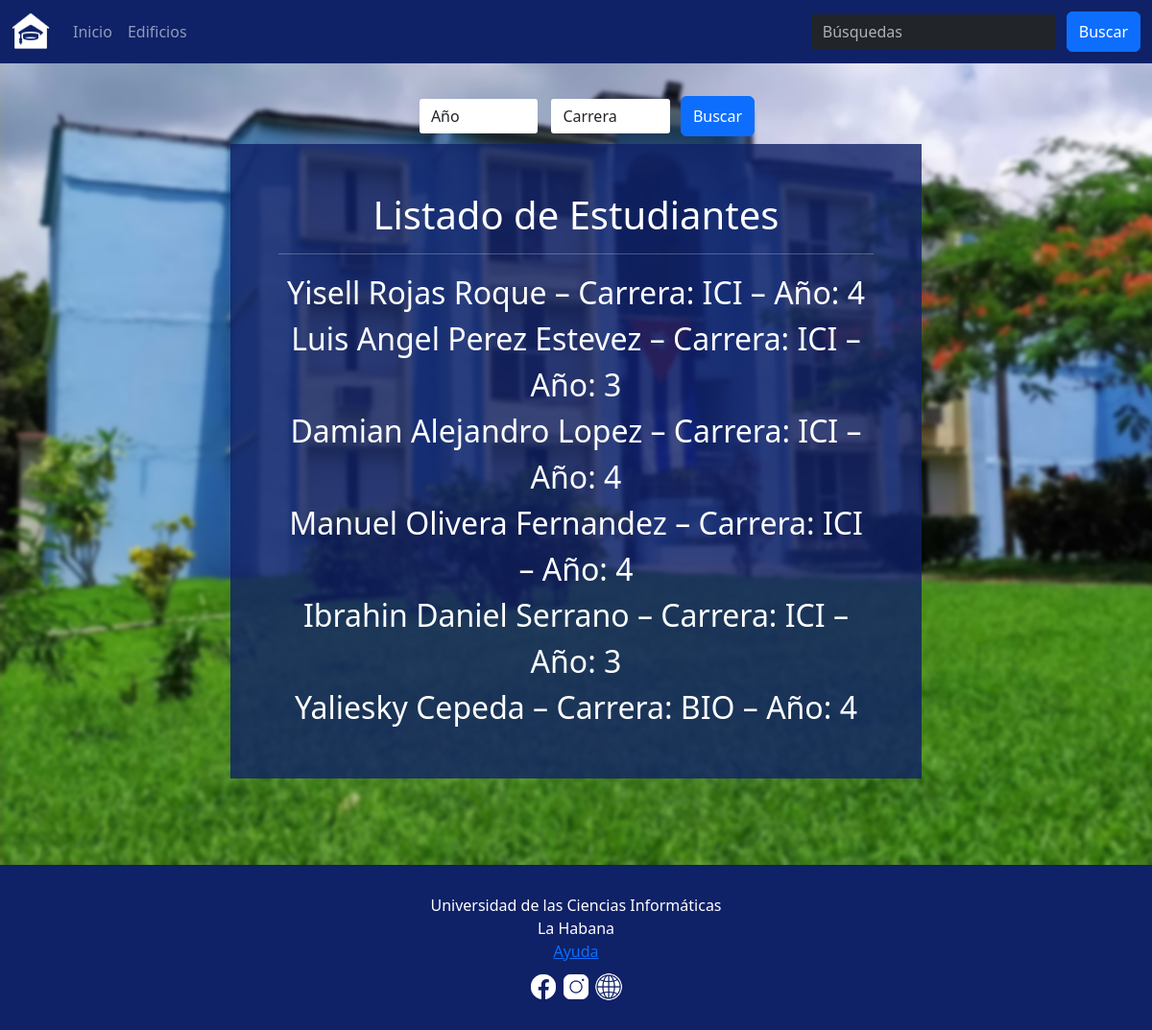
Screenshot of /inicio/listado_estudiantes/ with the database file from the repository.
### Vicedecana/models.py (models this page shows, shortened)
class Estudiantes(models.Model):
    full_name = models.CharField(max_length=255)
    usuario = models.CharField(max_length=255)
    id = models.CharField(max_length=255, primary_key=True)  # Si 'id' es único, está bien como primary_key
    carrera = models.CharField(max_length=255)
    facultad = models.CharField(max_length=255)
    grade = models.IntegerField()
    province = models.CharField(max_length=255)
    municipio = models.CharField(max_length=255)
    apartamento = models.ForeignKey(Apartamento, on_delete=models.SET_NULL, null=True, blank=True)
    class Meta:
        verbose_name = 'Estudiante'
        verbose_name_plural = 'Estudiantes'

### Vicedecana/views.py (the view)
# urls.py: path('listado_estudiantes/', views.listado_estudiantes, name='listado_estudiantes'),
def listado_estudiantes(request):
    estudiantes = Estudiantes.objects.all()
    ano = request.GET.get('ano', '').strip()
    carrera = request.GET.get('carrera', '').strip()
    if ano:
        estudiantes = estudiantes.filter(grade=ano)
    if carrera:
        estudiantes = estudiantes.filter(carrera__icontains=carrera)
    return render(request, "estudiantes.html", {
        'estudiantes': estudiantes,
        'ano': ano,
        'carrera': carrera
    })

### Vicedecana/templates/estudiantes.html (shortened to what this page needs)
{% extends "base.html" %}
{% load static %}
{% block content %}
<div class="buscadores">
    <form class="d-flex" method="get">
        <select name="ano" class="form-control me-2">
            <option value="">Año</option>
        </select>
        <select name="carrera" class="form-control me-2">
            <option value="">Carrera</option>
        </select>
        <button class="btn btn-primary" type="submit">Buscar</button>
    </form>
</div>
<div class="blue special" style="margin: 150px auto 90px;">
    <div id="formulario" class="myForm">
        <h1 class="display-3 encabezados">
            {% if ano or carrera %}
                Resultados{% if ano %} por Año "{{ ano }}"{% endif %}{% if carrera %} en Carrera "{{ carrera }}"{% endif %}
            {% else %}
                Listado de Estudiantes
            {% endif %}
        </h1>
        <hr>
        {% if estudiantes %}
            {% for estudiante in estudiantes %}
                <a class="list-edif" href="{% url 'mostrar_estudiantes' estudiante.id %}">
                    {{ estudiante.full_name }} – Carrera: {{ estudiante.carrera }} – Año: {{ estudiante.grade }}
                </a>
            {% endfor %}
        {% endif %}
    </div>
</div>
{% endblock %}

### static/style.css (style rules this page uses)
body { position: relative; background-image: url(img/residenciaa.jpg); background-size: cover; background-repeat: no-repeat; margin: 0; }
.blue { background-color: #0f2167CC; width: 60%; color: white; padding: 50px 50px; text-align: center; justify-content: center; margin: 15% auto 11%; }
.special { position: relative; min-height: 60vh; }
.buscadores { display: flex; justify-content: center; margin-top: 50px; margin-left: 10px; top: 50px; position: fixed; width: 100%; z-index: 2; }
.encabezados { font-size: 40px; text-align: center; }
.form-control { border: 3px solid transparent; transition: all 500ms !important; }
.blue, .blue2 { overflow: hidden; }
#formulario { animation: precarga 1s forwards; }
.list-edif { text-decoration: none; font-size: 2rem; color: white; display: block; }
.blue { display: flex; justify-content: center; }

### rows the page displays
Estudiantes: full_name "Yisell Rojas Roque", carrera "ICI", grade "4"
Estudiantes: full_name "Luis Angel Perez Estevez", carrera "ICI", grade "3"
Estudiantes: full_name "Damian Alejandro Lopez", carrera "ICI", grade "4"
Estudiantes: full_name "Manuel Olivera Fernandez", carrera "ICI", grade "4"
Estudiantes: full_name "Ibrahin Daniel Serrano", carrera "ICI", grade "3"
Estudiantes: full_name "Yaliesky Cepeda", carrera "BIO", grade "4"
